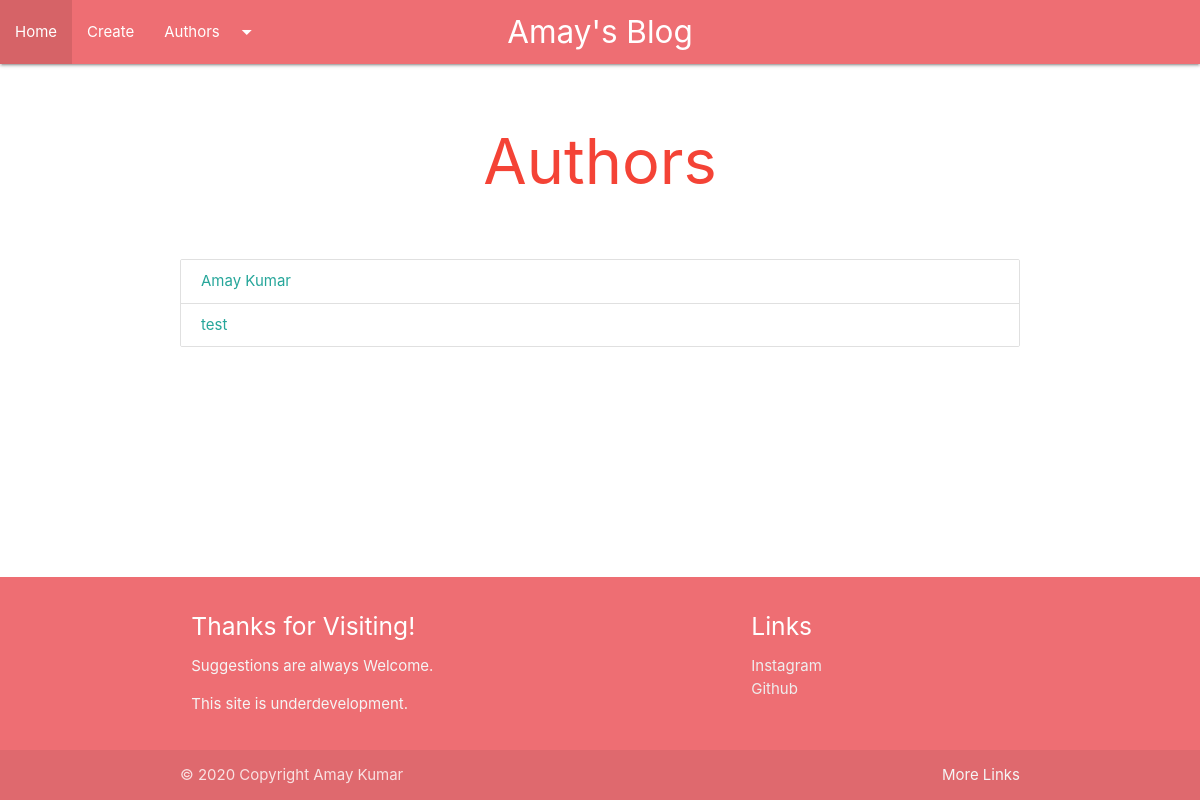
Page /authors on the earlier database version.
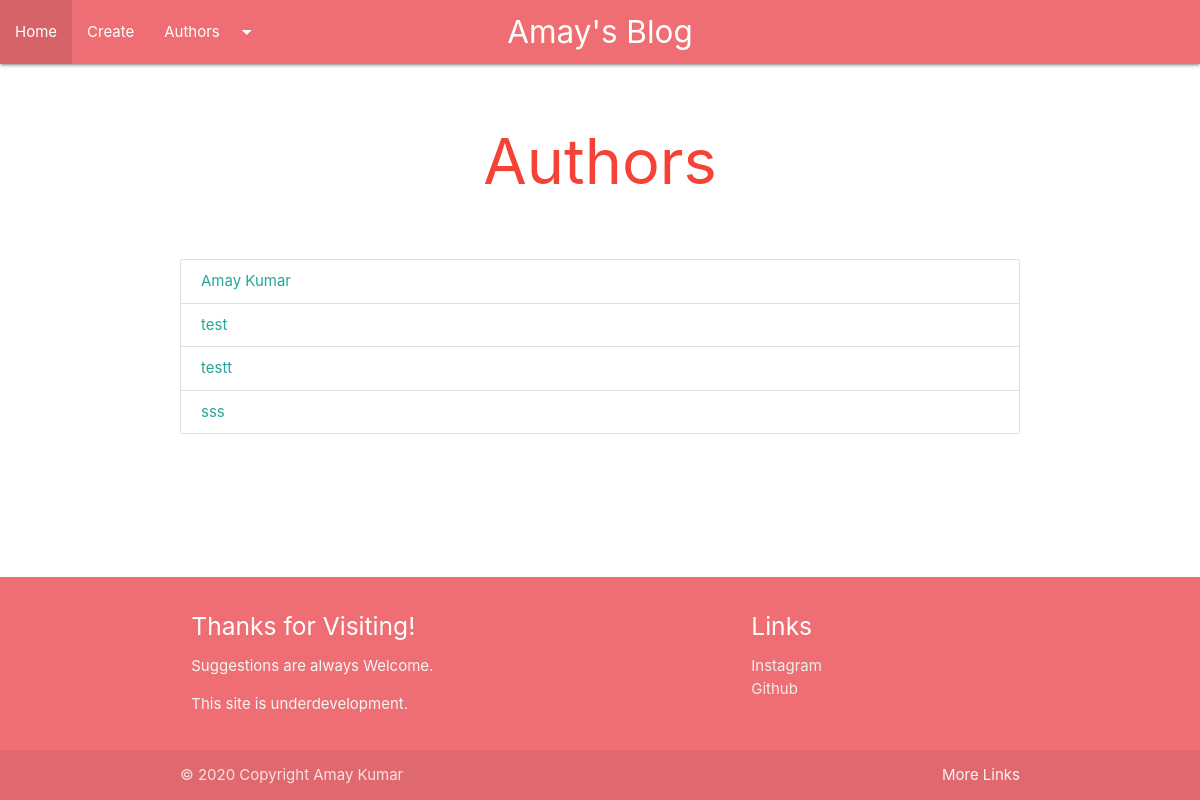
Same page on the later database version.
### main/models.py (models this page shows)
class Author(models.Model):
    name = models.CharField (max_length=256)
    def __str__(self):
        return self.name

### main/views.py (the view)
# urls.py: path('authors',views.authors,name='authors'),
def authors(request):
    authors=models.Author.objects.all()
    context={
        'authors':authors
    }
    return render(request,'main/authors.html',context)

### templates/main/authors.html
{% extends 'main/base.html' %}
{% block content %}
    <h1 class='center'><p class='#ef9a9a red-text lighten-3'>Authors</p></h1>
    <div class="container collection ">
        {% for author in authors %}
        <a href="{% url 'get_author' author.pk %} " class="collection-item">
                {{author}}
            </a>
        {% endfor %}
    </div>
{% endblock %}

### templates/main/base.html (shortened to what this page needs)
<!DOCTYPE html>
<html lang="en">
<head>
    <link rel="stylesheet" href="https://cdnjs.cloudflare.com/ajax/libs/materialize/1.0.0/css/materialize.min.css">
</head>
<body >
<main >
    {% include 'main/navbar.html' %}
    {% block content %} {% endblock %}
</main>
    {% include 'main/footer.html' %}
</body>
</html>

### templates/main/navbar.html (shortened to what this page needs)
{% block content %}
    <nav>
    <div class="nav-wrapper">
      <a href=" {% url 'index' %} " class="brand-logo center">Amay's Blog</a>
      <ul class="left hide-on-med-and-down">
        <li><a href=" {% url 'index' %} ">Home</a></li>
        <li><a href=" {% url 'create_article' %} ">Create</a></li>
        <li><a class="dropdown-trigger" href="#!" data-target="dropdown1">Authors<i class="material-icons right">arrow_drop_down</i></a></li>
      </ul>
    </div>
  </nav>
{% endblock %}

### templates/main/footer.html (shortened to what this page needs)
{% block content %}
    <footer class="page-footer" >
          <div class="container">
            <div class="row">
              <div class="col l6 s12">
                <h5 class="white-text">Thanks for Visiting!</h5>
                <p class="grey-text text-lighten-4">Suggestions are always Welcome.</p>
                <p class="grey-text text-lighten-4">This site is underdevelopment.</p>
              </div>
              <div class="col l4 offset-l2 s12">
                <h5 class="white-text">Links</h5>
                <ul>
                  <li><a class="grey-text text-lighten-3" href="https://www.instagram.com/amayk9/">Instagram</a></li>
                  <li><a class="grey-text text-lighten-3" href="https://github.com/Arcfrost">Github</a></li>
                </ul>
              </div>
            </div>
          </div>
          <div class=" footer-copyright">
            <div class="container">
            © 2020 Copyright Amay Kumar
            <a class="grey-text text-lighten-4 right" href="#!">More Links</a>
            </div>
          </div>
        </footer>
{% endblock %}

### templates/main/footer.html (style rules this page uses)
body { display: flex; min-height: 100vh; flex-direction: column; }
main { flex: 1 0 auto; }

Differences in the rows shown:
added Author: name "testt"
added Author: name "sss"
